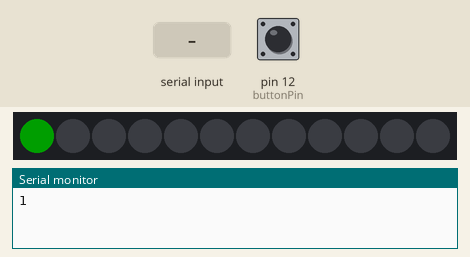
A sketch run on a simulated Arduino Uno, built with avr-gcc and run on an emulated ATmega328P. Shown: 12 RGB LEDs in strip order, left to right, the last lines printed to the serial monitor. The inputs (shaded band) are chosen by the test bench; at power-on: pin 12 (buttonPin) LOW. Dim RGB values are drawn brighter than linear.

Above: at 1.2 s.
1.3 s: "r" received over Serial
At 1.45 s:
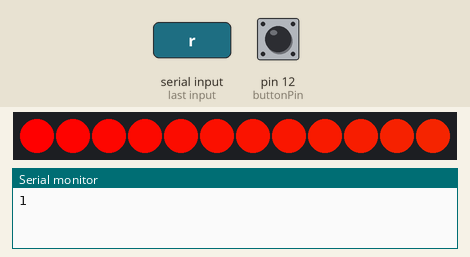
4.0 s: pin 12 (buttonPin) pulled HIGH for 0.15 s
At 4.3 s:
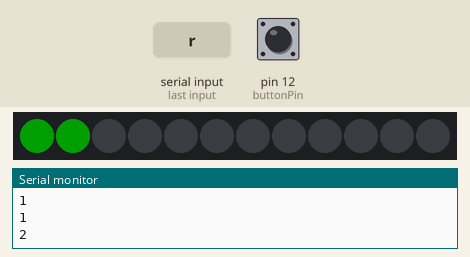
5.6 s: pin 12 (buttonPin) pulled HIGH for 1 s
At 6.7 s:
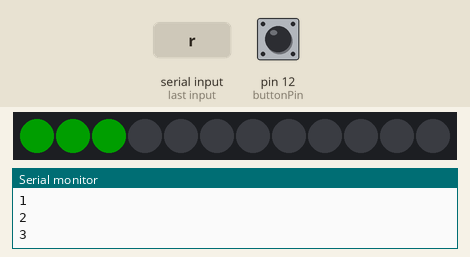
Timing chart, 0 to 8.6 s (numbered marks = the images above; inputs shaded):
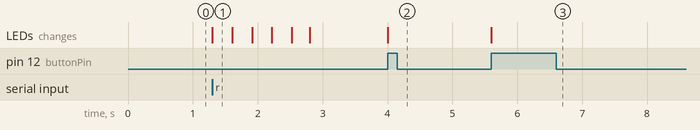

The sketch:

sketch.ino
```cpp
#include <Adafruit_NeoPixel.h>
const int buttonPin = 12;
#define PIN            2
#define NUMPIXELS      12

Adafruit_NeoPixel pixels = Adafruit_NeoPixel(NUMPIXELS, PIN, NEO_GRB + NEO_KHZ800);

bool buttonPressed = false;
int counter = 1;

int incomingByte = 0;

void setup() {
  Serial.begin(115200);
  pinMode(buttonPin, INPUT);
  pixels.begin(); // This initializes the NeoPixel library.

  clear();
}

void loop() {
  if (Serial.available() > 0) {
    // read the incoming byte:
    incomingByte = Serial.read();

    // say what you got:
    //Serial.print("I received: ");
    //Serial.println(incomingByte, DEC);
    if (incomingByte == 'r') {
      rainbow(5);
      clear();
    }
  }

  if (digitalRead(buttonPin) == HIGH && buttonPressed == false) {
    buttonPressed = true;
    counter++;
    if (counter > 12) counter = 1;
    Serial.println(counter);

    for (int i = 0; i <= NUMPIXELS; i++) {
      // pixels.Color takes RGB values, from 0,0,0 up to 255,255,255
      if (i <= counter - 1)
        pixels.setPixelColor(i, pixels.Color(0, 30, 0)); // Moderately bright green color.
      else
        pixels.setPixelColor(i, pixels.Color(0, 0, 0)); // Clear led
    }
    pixels.show();
  }
  if (digitalRead(buttonPin) == LOW) {
    if (buttonPressed == true) {
      //Serial.println("released");
      buttonPressed = false;
      delay(100);
    }
  }
}

// From Adafruit samples
void rainbow(uint8_t wait) {
  uint16_t i, j;

  for (j = 0; j < 256; j++) {
    for (i = 0; i < pixels.numPixels(); i++) {
      pixels.setPixelColor(i, Wheel((i + j) & 255));
    }
    pixels.show();
    delay(wait);
  }
}

void clear() {
  pixels.setPixelColor(0, pixels.Color(0, 30, 0));
  for (int i = 1; i <= NUMPIXELS; i++) {
    pixels.setPixelColor(i, pixels.Color(0, 0, 0));
  }
  pixels.show();
  counter = 1;
  Serial.println("1");
}

// Input a value 0 to 255 to get a color value.
// The colours are a transition r - g - b - back to r.
uint32_t Wheel(byte WheelPos) {
  WheelPos = 255 - WheelPos;
  if (WheelPos < 85) {
    return pixels.Color(255 - WheelPos * 3, 0, WheelPos * 3, 0);
  }
  if (WheelPos < 170) {
    WheelPos -= 85;
    return pixels.Color(0, WheelPos * 3, 255 - WheelPos * 3, 0);
  }
  WheelPos -= 170;
  return pixels.Color(WheelPos * 3, 255 - WheelPos * 3, 0, 0);
}
```

Measured:
- after the input at 1.3 s, the LEDs: change at once (image 1)
- after the input at 4.0 s, the LEDs: change at once (image 2)
- after the input at 5.6 s, the LEDs: change at once (image 3)
